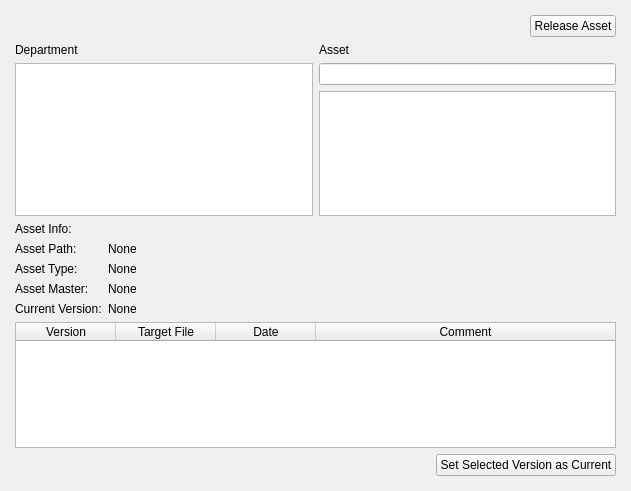
<?xml version="1.0" encoding="UTF-8"?>
<ui version="4.0">
 <class>assetManagerForm</class>
 <widget class="QWidget" name="assetManagerForm">
  <property name="geometry">
   <rect>
    <x>0</x>
    <y>0</y>
    <width>631</width>
    <height>491</height>
   </rect>
  </property>
  <property name="sizePolicy">
   <sizepolicy hsizetype="Fixed" vsizetype="Fixed">
    <horstretch>0</horstretch>
    <verstretch>0</verstretch>
   </sizepolicy>
  </property>
  <property name="windowTitle">
   <string>Asset Management GUI</string>
  </property>
  <widget class="QWidget" name="verticalLayoutWidget">
   <property name="geometry">
    <rect>
     <x>10</x>
     <y>10</y>
     <width>611</width>
     <height>471</height>
    </rect>
   </property>
   <layout class="QVBoxLayout" name="verticalLayout">
    <property name="leftMargin">
     <number>5</number>
    </property>
    <property name="topMargin">
     <number>5</number>
    </property>
    <property name="rightMargin">
     <number>5</number>
    </property>
    <property name="bottomMargin">
     <number>5</number>
    </property>
    <item>
     <layout class="QHBoxLayout" name="functionsHLayout">
      <item>
       <spacer name="horizontalSpacer">
        <property name="orientation">
         <enum>Qt::Horizontal</enum>
        </property>
        <property name="sizeHint" stdset="0">
         <size>
          <width>40</width>
          <height>20</height>
         </size>
        </property>
       </spacer>
      </item>
      <item>
       <widget class="QPushButton" name="releaseAssetPushButton">
        <property name="text">
         <string>Release Asset</string>
        </property>
       </widget>
      </item>
     </layout>
    </item>
    <item>
     <layout class="QGridLayout" name="gridLayout">
      <item row="1" column="0">
       <widget class="QListWidget" name="departmentListWidget">
        <property name="toolTip">
         <string/>
        </property>
       </widget>
      </item>
      <item row="0" column="0">
       <widget class="QLabel" name="departmentLabel">
        <property name="text">
         <string>Department</string>
        </property>
       </widget>
      </item>
      <item row="0" column="1">
       <widget class="QLabel" name="assetLabel">
        <property name="text">
         <string>Asset</string>
        </property>
       </widget>
      </item>
      <item row="1" column="1">
       <layout class="QVBoxLayout" name="verticalLayout_3">
        <item>
         <widget class="QLineEdit" name="assetListFilterLineEdit"/>
        </item>
        <item>
         <widget class="QListWidget" name="assetListWidget"/>
        </item>
       </layout>
      </item>
     </layout>
    </item>
    <item>
     <layout class="QFormLayout" name="assetInfoFormLayout">
      <property name="fieldGrowthPolicy">
       <enum>QFormLayout::ExpandingFieldsGrow</enum>
      </property>
      <item row="0" column="0">
       <widget class="QLabel" name="label">
        <property name="text">
         <string>Asset Info:</string>
        </property>
       </widget>
      </item>
      <item row="1" column="0">
       <widget class="QLabel" name="assetPathLabel">
        <property name="text">
         <string>Asset Path:</string>
        </property>
       </widget>
      </item>
      <item row="1" column="1">
       <widget class="QLabel" name="assetPathText">
        <property name="text">
         <string>None</string>
        </property>
       </widget>
      </item>
      <item row="2" column="0">
       <widget class="QLabel" name="assetTypeLabel">
        <property name="text">
         <string>Asset Type:</string>
        </property>
       </widget>
      </item>
      <item row="2" column="1">
       <widget class="QLabel" name="assetTypeText">
        <property name="text">
         <string>None</string>
        </property>
       </widget>
      </item>
      <item row="3" column="0">
       <widget class="QLabel" name="assetMasterLabel">
        <property name="text">
         <string>Asset Master:</string>
        </property>
       </widget>
      </item>
      <item row="3" column="1">
       <widget class="QLabel" name="assetMasterText">
        <property name="text">
         <string>None</string>
        </property>
       </widget>
      </item>
      <item row="4" column="0">
       <widget class="QLabel" name="assetCurrentVersionLabel">
        <property name="text">
         <string>Current Version:</string>
        </property>
       </widget>
      </item>
      <item row="4" column="1">
       <widget class="QLabel" name="assetCurrentVersionText">
        <property name="text">
         <string>None</string>
        </property>
       </widget>
      </item>
     </layout>
    </item>
    <item>
     <widget class="QTableWidget" name="assetInfoTableWidget">
      <property name="contextMenuPolicy">
       <enum>Qt::ActionsContextMenu</enum>
      </property>
      <property name="editTriggers">
       <set>QAbstractItemView::NoEditTriggers</set>
      </property>
      <property name="dragDropOverwriteMode">
       <bool>false</bool>
      </property>
      <property name="selectionMode">
       <enum>QAbstractItemView::SingleSelection</enum>
      </property>
      <property name="selectionBehavior">
       <enum>QAbstractItemView::SelectRows</enum>
      </property>
      <property name="sortingEnabled">
       <bool>true</bool>
      </property>
      <property name="wordWrap">
       <bool>true</bool>
      </property>
      <property name="cornerButtonEnabled">
       <bool>false</bool>
      </property>
      <property name="rowCount">
       <number>0</number>
      </property>
      <property name="columnCount">
       <number>4</number>
      </property>
      <attribute name="horizontalHeaderVisible">
       <bool>true</bool>
      </attribute>
      <attribute name="horizontalHeaderHighlightSections">
       <bool>true</bool>
      </attribute>
      <attribute name="horizontalHeaderStretchLastSection">
       <bool>true</bool>
      </attribute>
      <attribute name="verticalHeaderVisible">
       <bool>false</bool>
      </attribute>
      <column>
       <property name="text">
        <string>Version</string>
       </property>
      </column>
      <column>
       <property name="text">
        <string>Target File</string>
       </property>
      </column>
      <column>
       <property name="text">
        <string>Date</string>
       </property>
      </column>
      <column>
       <property name="text">
        <string>Comment</string>
       </property>
      </column>
     </widget>
    </item>
    <item>
     <layout class="QHBoxLayout" name="assetInfoHLayout">
      <item>
       <spacer name="horizontalSpacer_2">
        <property name="orientation">
         <enum>Qt::Horizontal</enum>
        </property>
        <property name="sizeHint" stdset="0">
         <size>
          <width>40</width>
          <height>20</height>
         </size>
        </property>
       </spacer>
      </item>
      <item>
       <widget class="QPushButton" name="setSelectedVersionPushButton">
        <property name="text">
         <string>Set Selected Version as Current</string>
        </property>
       </widget>
      </item>
     </layout>
    </item>
   </layout>
  </widget>
 </widget>
 <resources/>
 <connections/>
</ui>
